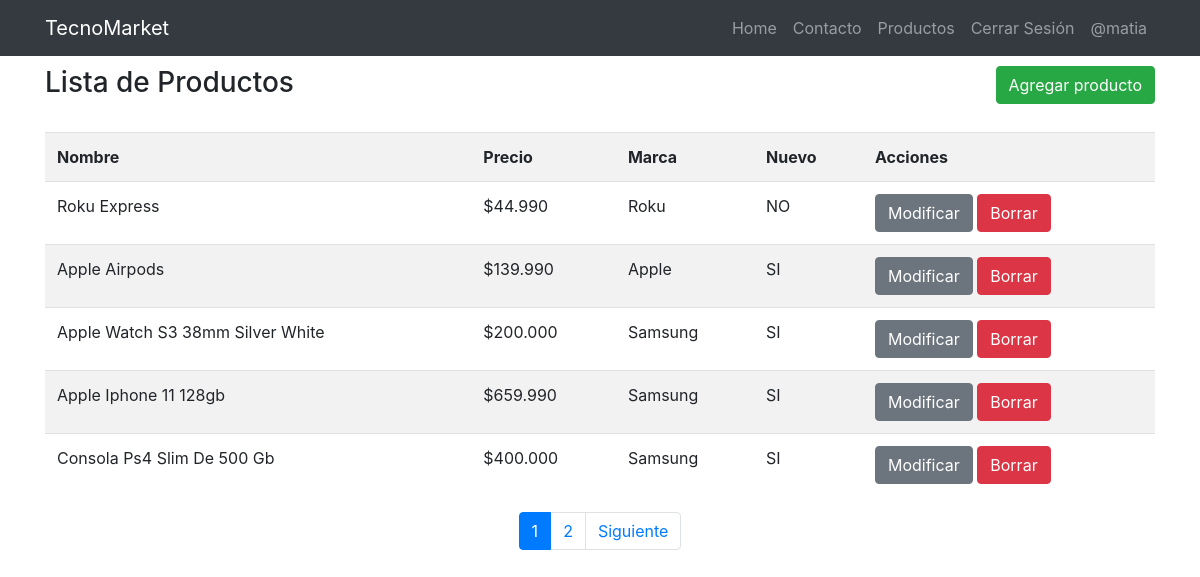
/listar/ (signed in), run on an earlier commit of the app's database.
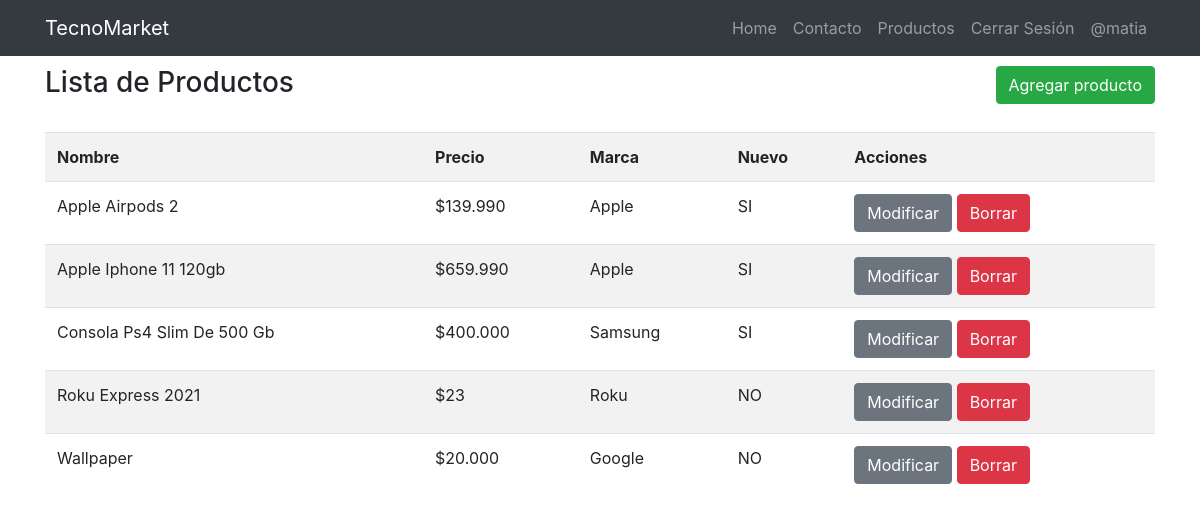
And on a later commit of the database.
### app/models.py (models this page shows, shortened)
class Producto(models.Model):
    nombre = models.CharField(max_length=200)
    precio = models.IntegerField()
    descripcion = models.TextField()
    nuevo = models.BooleanField()
    marca = models.ForeignKey(Marca, on_delete=models.PROTECT)
    fecha_fabricacion = models.DateField()

class Marca(models.Model):
    nombre = models.CharField(max_length=200)
    def __str__(self):
        return self.nombre

### app/views.py (the view)
# urls.py: path('listar/', listar, name="listar"),
@permission_required('app.view_producto')
def listar(request):
    productos =Producto.objects.all()
    page = request.GET.get('page', 1)
    try:
        paginator = Paginator(productos, 5)
        productos = paginator.page(page)
    except:
        raise Http404
    data = {
        'entity': productos, #entity para uso de paginador
        'paginator': paginator
    }
    return render(request, 'app/producto/listar.html', data)

### app/templates/app/producto/listar.html (shortened to what this page needs)
{% extends 'app/navbar.html' %}
{% block contenido %}
{% load humanize %}
{% load crispy_forms_tags %}
<div class="container">
    <div class="row" style="padding-top: 10px;">
        <div class="col-lg-6">
            <h3>Lista de Productos</h3>
        </div>
        {% if perms.app.add_producto %}
        <div class="col-lg-6">
            <a class="btn btn-success float-right" href="{% url 'agregar' %}">
                Agregar producto
            </a>
        </div>
        {% endif %}
    </div>
    <br>
    <table class="table table-striped table-hover">
        <tr>
            <th>Nombre</th>
            <th>Precio</th>
            <th>Marca</th>
            <th>Nuevo</th>
            {% if perms.app.change_producto and perms.app.delete_producto %}
            <th>Acciones</th>
            {% endif %}
        </tr>
        {% for p in entity %}
        <tr>
            <td>{{ p.nombre | title }}</td>
            <td>${{ p.precio | intcomma }}</td>
            <td>{{ p.marca | title }}</td>
            <td>
                {% if p.nuevo %}
                SI
                {% else %}
                NO
                {% endif %}
            </td>
                {% if perms.app.change_producto %}
                <td>
                    <a href="{% url 'modificar' p.id %}" class="btn btn-secondary btm-sm">Modificar</a>
                {% endif %}
                {% if perms.app.delete_producto %}
                    <a href="{% url 'eliminar' p.id %}" class="btn btn-danger btm-sm">Borrar</a>
                </td>
                {% endif %}
        </tr>
        {% endfor %}
    </table>
    <div>
        {% include 'app/paginator.html' %}
    </div>
</div>
{% endblock %}

### app/templates/app/navbar.html (shortened to what this page needs)
<!DOCTYPE html>
<html lang="en">
<head>
  {% load static %}
  <link rel="stylesheet" href="https://cdn.jsdelivr.net/npm/bootstrap@4.6.0/dist/css/bootstrap.min.css"
>
  {% load pwa %}
</head>
<body>
  <nav class="navbar navbar-expand-lg navbar-dark bg-dark">
    <div class="container">
      <a class="navbar-brand" href="{% url 'home' %}">TecnoMarket</a>
      <form class="d-flex">
      <div class="collapse navbar-collapse" id="navbarNav">
        <ul class="navbar-nav">
          <li class="nav-item">
            <a class="nav-link" aria-current="page" href="{% url 'home' %}">Home</a>
          </li>
          <li class="nav-item">
            <a class="nav-link" href="{% url 'contacto' %}">Contacto</a>
          </li>
          {% if user.is_authenticated %}
          <li class="nav-item">
            <a class="nav-link" href="{% url 'listar' %}">Productos</a>
          </li>
          <li class="nav-item">
            <a class="nav-link" href="{% url 'logout' %}">Cerrar Sesión</a>
          </li>
          <li class="nav-item">
            <a class="nav-link" href="#">@{{ user.username }}</a>
          </li>
          {% endif %}
        </ul>
      </div>
    </form>
    </div>
  </nav>
  {% block contenido %}{% endblock %}
</body>
</html>

### app/templates/app/paginator.html (shortened to what this page needs)
{% if paginator.num_pages > 1%}
<div class="d-flex justify-content-center">
    <ul class="pagination">
        {% for page in paginator.page_range %}
            {% if page < 7 or page == entity.number %}
            <li class="page-item {% if page == entity.number %}active{% endif %}">
                <a class="page-link" href="?page={{ page }}#pagtable">{{ page }}</a>
            </li>
            {% endif %}
        {% endfor %}
        {% if entity.has_next %}
            <li class="page-item d-none d-sm-block">
                <a class="page-link" href="?page={{ entity.next_page_number }}#pagtable">Siguiente</a>
            </li>
        {% endif %}
    </ul>
</div>
{% endif %}

What changed in the data, as far as the page shows it:
removed Producto: nombre "Roku Express", precio "44.990", marca "Roku", nuevo "NO"
removed Producto: nombre "Apple Watch S3 38mm Silver White", precio "200.000", marca "Samsung", nuevo "SI"
changed Producto: nombre "Apple Airpods" → "Apple Airpods 2"
changed Producto: nombre "Apple Iphone 11 128gb" → "Apple Iphone 11 120gb"; marca "Samsung" → "Apple"
now on this page (row edited): Producto: nombre "Roku Express 2021", precio "23", marca "Roku", nuevo "NO"
added Producto: nombre "Wallpaper", precio "20.000", marca "Google", nuevo "NO"
Also different on the page:
list line gone: "1"
list line gone: "2"
text no longer shown: "Siguiente"
